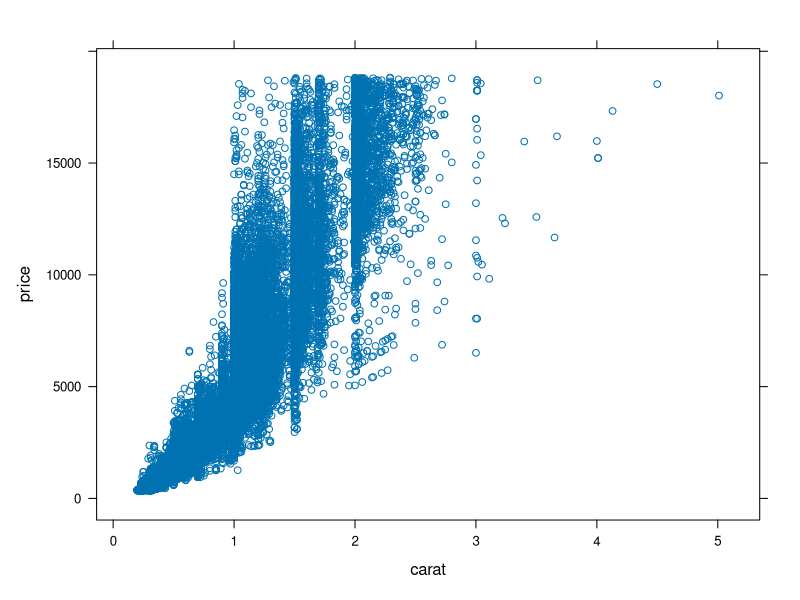
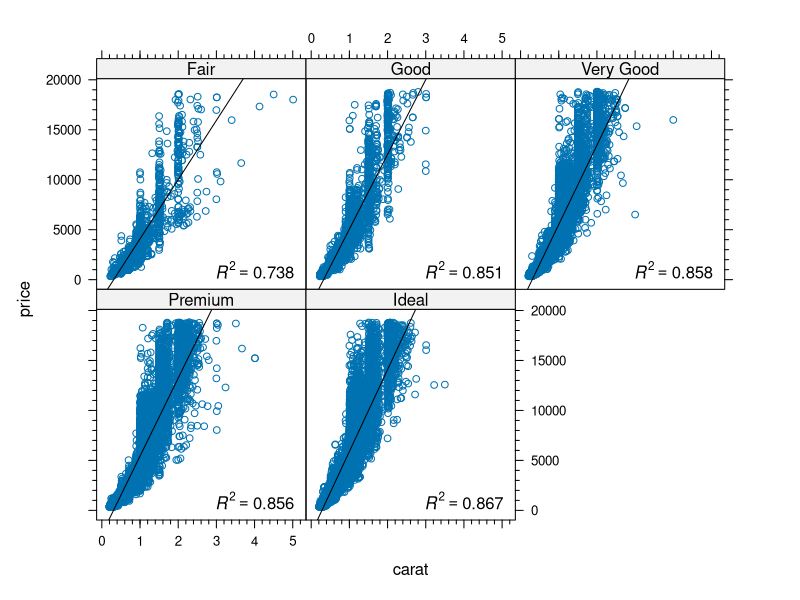
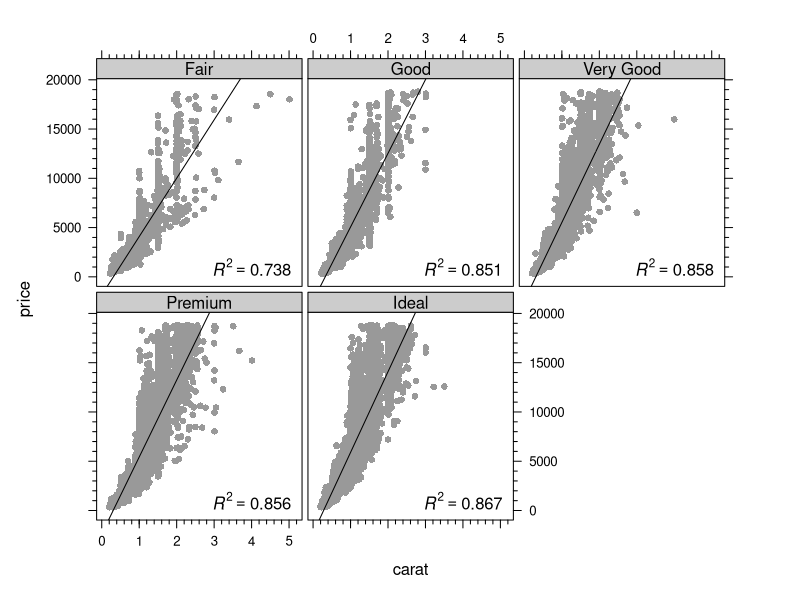
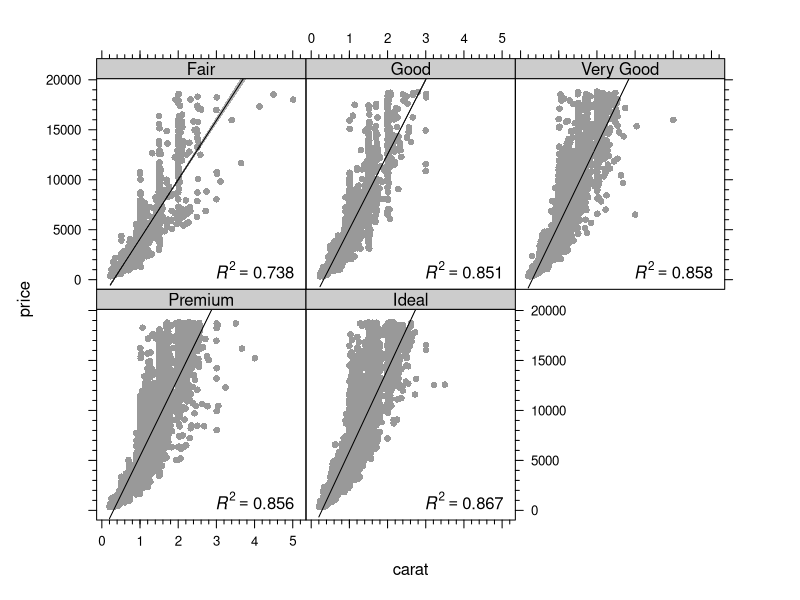

Reproduce these figures in R, in order. (Note: this script raises an error after producing the figures.)
## ---- chunk 1
library(knitr)
## ---- chunk 2
knit_hooks$set(plot = function(x, options) {
  paste('<figure><img src="',
        opts_knit$get('base.url'), paste(x, collapse = '.'),
        '"><figcaption>', options$fig.cap, '</figcaption></figure>',
        sep = '')
})

fn = local({
  i = 0
  function(x) {
    i <<- i + 1
    paste('Figure ', i, ': ', x, sep = '')
  }
})
## ---- chunk 3
### here's a rather handy way of loading all packages that you need
### for your code to work in one go
libs <- c('ggplot2', 'latticeExtra', 'gridExtra', 'MASS', 
          'colorspace', 'plyr', 'Hmisc', 'scales')
lapply(libs, require, character.only = T)

### load the diamonds data set (comes with ggplot2)
data(diamonds)
## ---- chunk 4
str(diamonds)
## ---- chunk 5
diamonds.cheap <- subset(diamonds, price < 1000)
## ---- chunk 6
str(diamonds.cheap)
## ---- chunk 7
diamonds.premium <- subset(diamonds, cut == "Premium")
str(diamonds.premium)
## ---- chunk 8
diamonds.premium.and.cheap <- subset(diamonds, cut == "Premium" & 
                                   price <= 1000)
## ---- chunk 9
diamonds.premium.or.cheap <- subset(diamonds, cut == "Premium" | 
                                   price <= 1000)
## ---- chunk 10
str(diamonds.premium.and.cheap)
str(diamonds.premium.or.cheap)
## ---- chunk 11
ave.price.cut <- aggregate(diamonds$price, by = list(diamonds$cut), 
                           FUN = mean)
### by = ... needs a list, even if there is only one entry
## ---- chunk 12
ave.price.cut
## ---- chunk 13
ave.n.cut.color <- aggregate(diamonds$price, 
                             by = list(diamonds$cut,
                                       diamonds$color), 
                             FUN = length)
ave.n.cut.color
## ---- chunk 14
names(ave.n.cut.color) <- c("cut", "color", "n")
str(ave.n.cut.color)
## ---- chunk 15
sort(ave.n.cut.color$n)
## ---- chunk 16
ave.n.cut.color <- ave.n.cut.color[order(ave.n.cut.color$cut), ]
ave.n.cut.color
## ---- chunk 17
ave.n.cut.color <- ave.n.cut.color[order(ave.n.cut.color$cut,
                                         ave.n.cut.color$n), ]
ave.n.cut.color
## ---- chunk 18
ave.n.cut.color.price <- merge(ave.n.cut.color, ave.price.cut, 
                               by.x = "cut", by.y = "Group.1")
ave.n.cut.color.price
## ---- chunk 19
names(ave.price.cut) <- c("cut", "price")

set.seed(12)

df3 <- data.frame(cut = ave.price.cut$cut,
                  var1 = rnorm(nrow(ave.price.cut), 10, 2),
                  var2 = rnorm(nrow(ave.price.cut), 100, 20))

ave.n.cut.color.price <- Reduce(function(...) merge(..., all=T), 
                                list(ave.n.cut.color, 
                                     ave.price.cut,
                                     df3))
ave.n.cut.color.price
## ---- chunk 20
scatter.lattice <- xyplot(price ~ carat, data = diamonds)

scatter.lattice
## ---- chunk 21
scatter.lattice <- xyplot(price ~ carat | cut, 
                          data = diamonds, 
                          panel = function(x, y, ...) {
                            panel.xyplot(x, y, ...)
                            lm1 <- lm(y ~ x)
                            lm1sum <- summary(lm1)
                            r2 <- lm1sum$adj.r.squared
                            panel.abline(a = lm1$coefficients[1], 
                                         b = lm1$coefficients[2])
                            panel.text(labels = 
                                         bquote(italic(R)^2 == 
                                                  .(format(r2, 
                                                           digits = 3))),
                                       x = 4, y = 1000)
                            },
                          xscale.components = xscale.components.subticks,
                          yscale.components = yscale.components.subticks,
                          as.table = TRUE)

scatter.lattice
## ---- chunk 22
my.theme <- trellis.par.get()
my.theme$strip.background$col <- "grey80"
my.theme$plot.symbol$pch <- 16
my.theme$plot.symbol$col <- "grey60"
my.theme$plot.polygon$col <- "grey90"

l.sc <- update(scatter.lattice, par.settings = my.theme, 
               layout = c(3, 2),
               between = list(x = 0.3, y = 0.3))

print(l.sc)
## ---- chunk 23
scatter.lattice <- xyplot(price ~ carat | cut, 
                          data = diamonds, 
                          panel = function(x, y, ...) {
                            panel.xyplot(x, y, ...)
                            lm1 <- lm(y ~ x)
                            lm1sum <- summary(lm1)
                            r2 <- lm1sum$adj.r.squared
                            panel.text(labels = 
                                         bquote(italic(R)^2 == 
                                                  .(format(r2, 
                                                           digits = 3))),
                                       x = 4, y = 1000)
                            panel.smoother(x, y, method = "lm", 
                                           col = "black", 
                                           col.se = "black",
                                           alpha.se = 0.3)
                            },
                          xscale.components = xscale.components.subticks,
                          yscale.components = yscale.components.subticks,
                          as.table = TRUE)

l.sc <- update(scatter.lattice, par.settings = my.theme)

print(l.sc)
## ---- chunk 24
clrs.spec <- colorRampPalette(rev(brewer.pal(11, "Spectral")))
clrs.hcl <- function(n) {
  hcl(h = seq(230, 0, length.out = n), 
      c = 60, l = seq(10, 90, length.out = n), 
      fixup = TRUE)
  }

### function to plot a colour palette
pal <- function(col, border = "transparent", ...)
{
 n <- length(col)
 plot(0, 0, type="n", xlim = c(0, 1), ylim = c(0, 1),
      axes = FALSE, xlab = "", ylab = "", ...)
 rect(0:(n-1)/n, 0, 1:n/n, 1, col = col, border = border)
}
## ---- chunk 25
pal(clrs.spec(100))
## ---- chunk 26
pal(desaturate(clrs.spec(100)))
## ---- chunk 27
pal(rainbow(100))
## ---- chunk 28
pal(desaturate(rainbow(100)))
## ---- chunk 29
pal(clrs.hcl(100))
## ---- chunk 30
pal(desaturate(clrs.hcl(100)))
## ---- chunk 31
xy <- kde2d(x = diamonds$carat, y = diamonds$price, n = 100) 
xy.tr <- con2tr(xy)
offset <- max(xy.tr$z) * 0.2
z.range <- seq(min(xy.tr$z), max(xy.tr$z) + offset, offset * 0.01)

l.sc <- update(scatter.lattice, aspect = 1, par.settings = my.theme, 
               between = list(x = 0.3, y = 0.3),
               panel=function(x,y) {
                 xy <- kde2d(x,y, n = 100) 
                 xy.tr <- con2tr(xy)                 
                 panel.levelplot(xy.tr$x, xy.tr$y, xy.tr$z, asp = 1,
                                 subscripts = seq(nrow(xy.tr)), 
                                 contour = FALSE, region = TRUE, 
                                 col.regions = c("white", 
                                                 rev(clrs.hcl(10000))),
                                 at = z.range)
                 lm1 <- lm(y ~ x)
                 lm1sum <- summary(lm1)
                 r2 <- lm1sum$adj.r.squared
                 panel.abline(a = lm1$coefficients[1], 
                              b = lm1$coefficients[2])
                 panel.text(labels = 
                              bquote(italic(R)^2 == 
                                       .(format(r2, digits = 3))),
                            x = 4, y = 1000)
                 #panel.xyplot(x,y) 
                 } 
               ) 

print(l.sc)
## ---- chunk 32
l.sc.smooth <- update(scatter.lattice, aspect = 1, 
                      par.settings = my.theme, 
                      between = list(x = 0.3, y = 0.3),
                      panel = panel.smoothScatter)

print(l.sc.smooth)
## ---- chunk 33
scatter.ggplot <- ggplot(aes(x = carat, y = price), data = diamonds)

g.sc <- scatter.ggplot + geom_point()

print(g.sc)
## ---- chunk 34
g.sc <- scatter.ggplot + 
  geom_point() +
  facet_wrap(~ cut)

print(g.sc)
## ---- chunk 35
g.sc <- scatter.ggplot + 
  #geom_tile() +
  geom_point(colour = "grey60") +
  facet_wrap(~ cut, nrow = 2, ncol = 3) +
  theme_bw() +
  stat_smooth(method = "lm", se = TRUE, 
              fill = "black", colour = "black")

print(g.sc)
## ---- chunk 36
g.sc <- scatter.ggplot + 
  geom_tile() +
  #geom_point(colour = "grey60") +
  facet_wrap(~ cut, nrow = 3, ncol = 2) +
  theme_bw() +
  stat_density2d(aes(fill = ..density..), n = 100,
                 geom = "tile", contour = FALSE) +
  scale_fill_gradientn(colours = c("white",
                                   rev(clrs.hcl(100)))) +
  stat_smooth(method = "lm", se = FALSE, colour = "black") +
  coord_fixed(ratio = 5/30000)

print(g.sc)
## ---- chunk 37
bw.lattice <- bwplot(price ~ color, data = diamonds)

bw.lattice
## ---- chunk 38
bw.theme <- trellis.par.get()
bw.theme$box.dot$pch <- "|"
bw.theme$box.rectangle$col <- "black"
bw.theme$box.rectangle$lwd <- 2
bw.theme$box.rectangle$fill <- "grey90"
bw.theme$box.umbrella$lty <- 1
bw.theme$box.umbrella$col <- "black"
bw.theme$plot.symbol$col <- "grey40"
bw.theme$plot.symbol$pch <- "*"
bw.theme$plot.symbol$cex <- 2
bw.theme$strip.background$col <- "grey80"

l.bw <- update(bw.lattice, par.settings = bw.theme)

print(l.bw)
## ---- chunk 39
bw.lattice <- bwplot(price ~ color | cut, data = diamonds,
                     asp = 1, as.table = TRUE, varwidth = TRUE)
l.bw <- update(bw.lattice, par.settings = bw.theme, xlab = "color", 
               fill = clrs.hcl(7),
               xscale.components = xscale.components.subticks,
               yscale.components = yscale.components.subticks)

print(l.bw)
## ---- chunk 40
bw.ggplot <- ggplot(diamonds, aes(x = color, y = price))

g.bw <- bw.ggplot + geom_boxplot()

print(g.bw)
## ---- chunk 41
bw.ggplot <- ggplot(diamonds, aes(x = color, y = price))

g.bw <- bw.ggplot + 
  geom_boxplot(fill = "grey90") +
  theme_bw() +
  facet_wrap(~ cut)

print(g.bw)
## ---- chunk 42
w <- sqrt(table(diamonds$color)/nrow(diamonds))
### standardise w to maximum value
w <- w / max(w)

g.bw <- bw.ggplot + 
  facet_wrap(~ cut) +
  llply(unique(diamonds$color), 
        function(i) geom_boxplot(fill = clrs.hcl(7)[i],
                                 width = w[i], outlier.shape = "*",
                                 outlier.size = 3,
                                 data = subset(diamonds, color == i))) +
  theme_bw()

print(g.bw)
## ---- chunk 43
hist.lattice <- histogram(~ price, data = diamonds)
hist.lattice
## ---- chunk 44
dens.lattice <- densityplot(~ price, data = diamonds)
dens.lattice
## ---- chunk 45
hist.lattice <- histogram(~ price | color, 
                          data = diamonds,
                          as.table = TRUE,
                          par.settings = my.theme)

l.his <- hist.lattice

print(l.his)
## ---- chunk 46
dens.lattice <- densityplot(~ price | cut + color, 
                            data = diamonds,
                            as.table = TRUE,
                            par.settings = my.theme,
                            plot.points = FALSE,
                            between = list(x = 0.2, y = 0.2),
                            scales = list(x = list(rot = 45)))

l.den <- useOuterStrips(dens.lattice)

print(l.den)
## ---- chunk 47
hist.ggplot <- ggplot(diamonds, aes(x = price))

g.his <- hist.ggplot +
  geom_histogram()

print(g.his)
## ---- chunk 48
dens.ggplot <- ggplot(diamonds, aes(x = price))

g.den <- dens.ggplot +
  geom_density(fill = "black", alpha = 0.5)

print(g.den)
## ---- chunk 49
g.his <- hist.ggplot +
  geom_histogram(aes(y = ..ncount..)) +
  scale_y_continuous(labels = percent_format()) +
  facet_grid(color ~ cut) + 
  ylab("Percent")

print(g.his)
## ---- chunk 50
dens.ggplot <- ggplot(diamonds, aes(x = price))

g.den <- dens.ggplot +
  geom_density(fill = "black", alpha = 0.5) +
  facet_grid(color ~ cut) +
  theme_bw() +
  theme(axis.text.x = element_text(angle = 45, hjust = 1))

print(g.den)
## ---- chunk 51
my.theme$dot.symbol$col <- "black"
my.theme$dot.symbol$cex <- 1.5
my.theme$plot.line$col <- "black"
my.theme$plot.line$lwd <- 1.5

dmod <- lm(price ~ cut, data = diamonds)
cuts <- data.frame(cut = unique(diamonds$cut), 
                   predict(dmod, data.frame(cut = unique(diamonds$cut)), 
                           se = TRUE)[c("fit", "se.fit")])

errbar.lattice <- Hmisc::Dotplot(cut ~ Cbind(fit, 
                                             fit + se.fit, 
                                             fit - se.fit),
                                 data = cuts, 
                                 par.settings = my.theme)

l.err <- errbar.lattice

print(l.err)
## ---- chunk 52
errbar.ggplot <- ggplot(cuts, aes(cut, fit, ymin = fit - se.fit, 
                                  ymax=fit + se.fit))
g.err <- errbar.ggplot + 
  geom_pointrange() +
  coord_flip() +
  theme_classic()

print(g.err)
## ---- chunk 53
g.err <- errbar.ggplot + 
  geom_bar(fill = "grey80") +
  geom_errorbar(width = 0.2) +
  coord_flip() +
  theme_classic()

print(g.err)
## ---- chunk 54
errbar.ggplot.facets <- ggplot(diamonds, aes(x = color, y = price))

### function to calculate the standard error of the mean
se <- function(x) sd(x)/sqrt(length(x))

### function to be applied to each panel/facet
my.fun <- function(x) {
  data.frame(ymin = mean(x) - se(x), 
             ymax = mean(x) + se(x), 
             y = mean(x))
  }

g.err.f <- errbar.ggplot.facets + 
  stat_summary(fun.y = mean, geom = "bar", 
               fill = clrs.hcl(7)) + 
  stat_summary(fun.data = my.fun, geom = "linerange") + 
  facet_wrap(~ cut) +
  theme_bw()

print(g.err.f)

## ---- chunk 55
## this is needed to keep the graphical device open so that we can build 
## our layered grid figure
opts_knit$set(global.device = TRUE)
## ---- chunk 56
grid.newpage()
## ---- chunk 57
grid.rect()
grid.text("this is the root vp", x = 0.5, y = 1, 
          just = c("centre", "top"))

our.first.vp <- viewport(x = 0.5, y = 0.5, 
                         height = 0.5, width = 0.5,
                         just = c("centre", "centre"))

pushViewport(our.first.vp)

grid.rect(gp = gpar(fill = "pink"))
grid.text("this is our first vp", x = 0.5, y = 1, 
          just = c("centre", "top"))
## ---- chunk 58
our.first.vp <- viewport(x = 0.5, y = 0.5, 
                         height = 0.5, width = 0.5,
                         just = c("centre", "centre"))

pushViewport(our.first.vp)

grid.rect(gp = gpar(fill = "cornflowerblue"))
## ---- chunk 59
for (i in 1:10) {
  our.first.vp <- viewport(x = 0.5, y = 0.5, 
                           height = 0.5, width = 0.5,
                           just = c("centre", "centre"))
  
  pushViewport(our.first.vp)
  
  grid.circle(gp = gpar(fill = "cornflowerblue"))
  }
## ---- chunk 60
upViewport(12)

current.viewport()
## ---- chunk 61
top.left.vp <- viewport(x = 0.25, y = 0.75, 
                        height = 0.25, width = 0.25,
                        just = c("right", "bottom"))

pushViewport(top.left.vp)

grid.rect(gp = gpar(fill = "grey", alpha = 0.5))
## ---- chunk 62
## close the graphical device again
opts_knit$set(global.device = FALSE)
## ---- chunk 63
### clear plot area
grid.newpage()

### define first plotting region (viewport)
vp1 <- viewport(x = 0, y = 0, 
                height = 0.5, width = 0.5,
                just = c("left", "bottom"),
                name = "lower left")

### enter vp1 
pushViewport(vp1)

### show the plotting region (viewport extent)
grid.rect(gp = gpar(fill = "red", alpha = 0.2))

### plot a plot - needs to be printed (and newpage set to FALSE)!!!
print(l.bw, newpage = FALSE)

### leave vp1 - up one level (into root vieport)
upViewport(1)

### define second plot area
vp2 <- viewport(x = 1, y = 0, 
                height = 0.5, width = 0.5,
                just = c("right", "bottom"),
                name = "lower right")

### enter vp2
pushViewport(vp2)

### show the plotting region (viewport extent)
grid.rect(gp = gpar(fill =  "white", alpha = 0.2))

### plot another plot
print(g.bw, newpage = FALSE)

### leave vp2
upViewport(1)


vp3 <- viewport(x = 0, y = 1, 
                height = 0.5, width = 0.5,
                just = c("left", "top"),
                name = "upper left")

pushViewport(vp3)

### show the plotting region (viewport extent)
grid.rect(gp = gpar(fill =  "green", alpha = 0.2))

print(l.sc, newpage = FALSE)

upViewport(1)


vp4 <- viewport(x = 1, y = 1, 
                height = 0.5, width = 0.5,
                just = c("right", "top"),
                name = "upper right")

pushViewport(vp4)

### show the plotting region (viewport extent)
grid.rect(gp = gpar(fill =  "black", alpha = 0.2))

print(g.sc, newpage = FALSE)

upViewport(1)
## ---- chunk 64
grid.newpage()
#grid.rect()
print(l.sc, newpage = FALSE)
#grid.rect()
downViewport(trellis.vpname(name = "figure"))
#grid.rect()
vp1 <- viewport(x = 1, y = 0, 
                height = 0.5, width = 0.3,
                just = c("right", "bottom"),
                name = "legend.vp")

pushViewport(vp1)
#grid.rect()

vp1.1 <- viewport(x = 0.2, y = 0.5, 
                  height = 0.7, width = 0.5,
                  just = c("left", "centre"),
                  name = "legend.key")

pushViewport(vp1.1)
#grid.rect()

xy <- kde2d(x = diamonds$carat, y = diamonds$price, n = 100) 
xy.tr <- con2tr(xy)
offset <- max(xy.tr$z) * 0.01
z.range <- seq(min(xy.tr$z), max(xy.tr$z) + 50 * offset, offset)

key <- draw.colorkey(key = list(col = c("white", rev(clrs.hcl(10000))),
                                at = z.range), draw = TRUE)

seekViewport("legend.vp")
#grid.rect()
vp1.2 <- viewport(x = 1, y = 0.5, 
                  height = 1, width = 0.3,
                  just = c("right", "centre"),
                  name = "legend.text", angle = 0)

pushViewport(vp1.2)
#grid.rect()

grid.text("estimated point density", 
          x = 0, y = 0.5, rot = 270, 
          just = c("centre", "bottom"))

upViewport(3)

## ---- chunk 65
### load the necessary spatial packages
library(sp)
library(raster)
library(fields) # only needed for the hideous tim.colors() palette

### load the German federal state polygons
gadm <- getData('GADM', country = 'DEU', level = 1)

#load('/media/windows/tappelhans/uni/marburg/lehre/2013/ss/Sp-VpPh/data/DEU_adm1.RData')

### create the random variables
set.seed(12345)
breweries <- rpois(16, 3) * 100
micro <- breweries * rnorm(16, 0.4, 0.1)
corporate <- breweries - micro
micro.fl <- rnorm(16, 100000L, 20000L)
corporate.fl <- rnorm(16, 100000L, 10000L)

### calculate global minima and maxima to standardise the colors 
### in each plot. We need to add a little offset at the upper end!
brew.min <- range(breweries)[1]
brew.max <- range(breweries)[2] + 10
litres.min <- min(micro.fl, corporate.fl)
litres.max <- max(micro.fl, corporate.fl) + 1000

### German language hick-ups need to be resolved
enamessp <- gsub("ü", "ue", gadm@data$NAME_1)
gadm@data$NAME_1 <- enamessp

### insert the newly created brewery variables into the spatial data frame
gadm$breweries <- breweries
gadm$micro <- micro
gadm$corp <- corporate
gadm$micro.fl <- micro.fl
gadm$corp.fl <- corporate.fl

### create colour palettes for the plots
clrs.breweries <- colorRampPalette(brewer.pal(9, "YlGnBu"))
clrs.litres <- colorRampPalette(brewer.pal(9, "YlOrBr"))

### create the plot objects with fixed ranges for the z variable (at = ...)
p.total <- spplot(gadm, zcol = "breweries", 
                  main = "Total number of breweries", 
                  col.regions = clrs.breweries(1000),
                  at = seq(brew.min, brew.max, 10),
                  par.settings = list(axis.line = list(col = 0)),
                  colorkey = list(space = "top", width = 1, height = 0.75))

p.micro <- spplot(gadm, zcol = "micro", 
                  main = "Number of micro-breweries", 
                  col.regions = clrs.breweries(1000),
                  at = seq(brew.min, brew.max, 10)) 

p.corpo <- spplot(gadm, zcol = "corp", 
                  main = "Number of corporate breweries", 
                  col.regions = clrs.breweries(1000),
                  at = seq(brew.min, brew.max, 10))

p.micro.fl  <- spplot(gadm, zcol = "micro.fl", 
                      main = "Micro-breweries production (fantastilitres)", 
                      col.regions = clrs.litres(1000),
                  at = seq(litres.min, litres.max, 1000))

p.corpo.fl <- spplot(gadm, zcol = "corp.fl", 
                      main = "Corporate breweries production (fantastilitres)", 
                      col.regions = clrs.litres(1000),
                  at = seq(litres.min, litres.max, 1000))
## ---- chunk 66
### grid.newpage() clears whatever has been drawn on the device before
grid.newpage()

vp1 <- viewport(x = 0, y = 1, 
                height = 0.5, width = 0.25,
                just = c("left", "top"),
                name = "upper left")
pushViewport(vp1)
print(p.micro, newpage = FALSE)

upViewport(1)

vp2 <- viewport(x = 0, y = 0, 
                height = 0.5, width = 0.25,
                just = c("left", "bottom"),
                name = "lower left")
pushViewport(vp2)
print(p.micro.fl, newpage = FALSE) 

upViewport(1)

vp3 <- viewport(x = 0.25, y = 0, 
                height = 1, width = 0.5,
                just = c("left", "bottom"),
                name = "centre")
pushViewport(vp3)
print(p.total, newpage = FALSE) 

upViewport(1)

vp4 <- viewport(x = 1, y = 1, 
                height = 0.5, width = 0.25,
                just = c("right", "top"),
                name = "upper right")
pushViewport(vp4)
print(p.corpo, newpage = FALSE) 

upViewport(1)
vp5 <- viewport(x = 1, y = 0, 
                height = 0.5, width = 0.25,
                just = c("right", "bottom"),
                name = "lower right")
pushViewport(vp5)
print(p.corpo.fl, newpage = FALSE) 

upViewport(1)

## ---- chunk 67
Tmean <- getData('worldclim', var = 'tmean', res = 5)
ext <- extent(gadm)

Tmean.ger <- crop(Tmean, ext)

# worldclim stores temepratures as degrees celcius * 10
Tmean.ger <- Tmean.ger / 10

Tmean.ger
## ---- chunk 68
Tplot <- spplot(Tmean.ger, zcol = "tmean8")
print(Tplot)
## ---- chunk 69
ger <- getData('GADM', country = 'DEU', level = 0)

Tplot.spec <- spplot(Tmean.ger, zcol = "tmean8", 
                     col.regions = clrs.spec(1001), 
                     cuts = 1000, 
                     colorkey = list(space = "top"),
                     main = "Average August temperatures in Germany") +
  as.layer(spplot(ger, zcol = "NAME_ISO", col.regions = "transparent"))

Tplot.rnbw <- spplot(Tmean.ger, zcol = "tmean8", 
                     col.regions = tim.colors(1001), 
                     cuts = 1000) +
  as.layer(spplot(ger, zcol = "NAME_ISO", col.regions = "transparent"))

clrs.hcl2 <- function(n) {
  hcl(h = seq(270, 0, length.out = n), 
      c = 60, l = seq(90, 40, length.out = n), 
      fixup = TRUE)
  }

Tplot.hcl <- spplot(Tmean.ger, zcol = "tmean8", 
                    col.regions = clrs.hcl2(1001), 
                    cuts = 1000) +
  as.layer(spplot(ger, zcol = "NAME_ISO", col.regions = "transparent"))

clrs.ylorrd <- colorRampPalette(brewer.pal(9, "YlOrRd"))

Tplot.ylorrd <- spplot(Tmean.ger, zcol = "tmean8", 
                       col.regions = clrs.ylorrd(1001), 
                       cuts = 1000) +
  as.layer(spplot(ger, zcol = "NAME_ISO", col.regions = "transparent"))

clrs.grey <- colorRampPalette(brewer.pal(9, "Greys"))

Tplot.greys <- spplot(Tmean.ger, zcol = "tmean8", 
                      col.regions = clrs.grey(1001), 
                      cuts = 1000) +
  as.layer(spplot(ger, zcol = "NAME_ISO", col.regions = "transparent"))
## ---- chunk 70
grid.newpage()


vp1 <- viewport(x = 0, y = 1, 
                height = 0.5, width = 0.25,
                just = c("left", "top"),
                name = "upper left")
pushViewport(vp1)
print(Tplot.rnbw, newpage = FALSE)

upViewport(1)

vp2 <- viewport(x = 0, y = 0, 
                height = 0.5, width = 0.25,
                just = c("left", "bottom"),
                name = "lower left")
pushViewport(vp2)
print(Tplot.ylorrd, newpage = FALSE) 

upViewport(1)

vp3 <- viewport(x = 0.25, y = 0, 
                height = 1, width = 0.5,
                just = c("left", "bottom"),
                name = "centre")
pushViewport(vp3)
print(Tplot.spec, newpage = FALSE) 

upViewport(1)

vp4 <- viewport(x = 1, y = 1, 
                height = 0.5, width = 0.25,
                just = c("right", "top"),
                name = "upper right")
pushViewport(vp4)
print(Tplot.hcl, newpage = FALSE) 

upViewport(1)
vp5 <- viewport(x = 1, y = 0, 
                height = 0.5, width = 0.25,
                just = c("right", "bottom"),
                name = "lower right")
pushViewport(vp5)
print(Tplot.greys, newpage = FALSE) 

upViewport(1)
